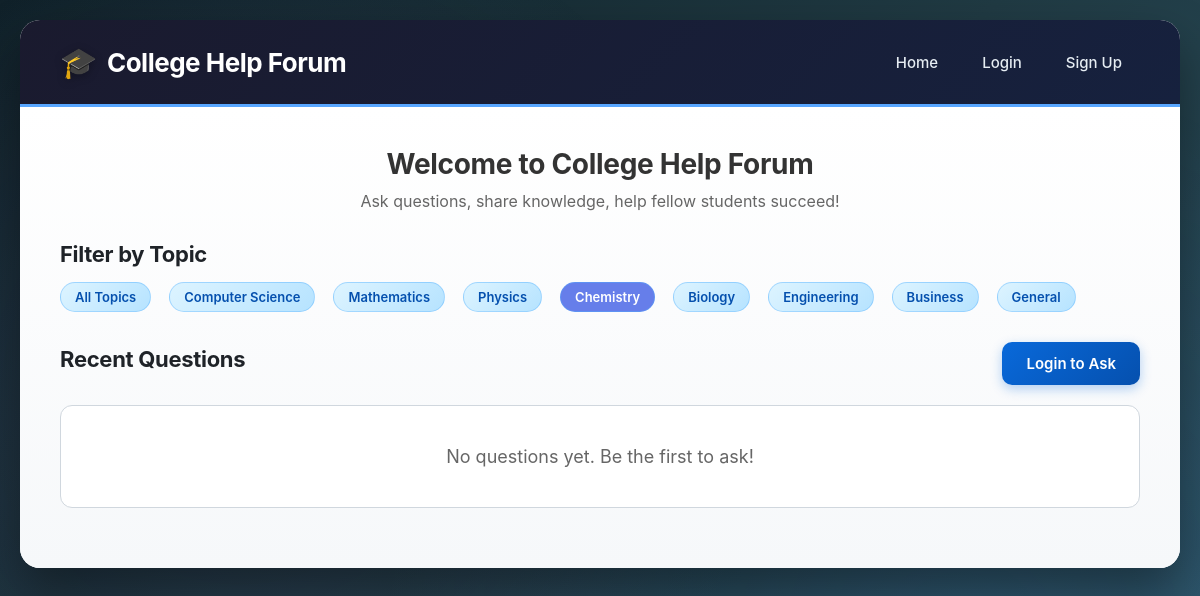
Screenshot of /?topic=4 with the database file from the repository.
### app.py (models this page shows)
class Topic(db.Model):
    id = db.Column(db.Integer, primary_key=True)
    name = db.Column(db.String(50), unique=True, nullable=False)
    description = db.Column(db.String(200))
    questions = db.relationship('Question', backref='topic', lazy=True)

### app.py (the view)
@app.route('/')
def index():
    topics = Topic.query.all()
    topic_filter = request.args.get('topic')
    if topic_filter:
        questions = Question.query.filter_by(topic_id=topic_filter).order_by(Question.created_at.desc()).all()
    else:
        questions = Question.query.order_by(Question.created_at.desc()).all()
    return render_template('index.html', questions=questions, topics=topics, current_topic=topic_filter)

### templates/index.html
{% extends "base.html" %}
{% block content %}
<div style="text-align: center; margin-bottom: 30px;">
    <h2 style="color: #333; margin-bottom: 10px;">Welcome to College Help Forum</h2>
    <p style="color: #666;">Ask questions, share knowledge, help fellow students succeed!</p>
</div>
<div style="margin-bottom: 30px;">
    <h3 style="margin-bottom: 15px;">Filter by Topic</h3>
    <div style="display: flex; flex-wrap: wrap; gap: 10px;">
        <a href="{{ url_for('index') }}" class="topic-badge" style="text-decoration: none; {% if not current_topic %}background: #667eea; color: white;{% endif %}">
            All Topics
        </a>
        {% for topic in topics %}
            <a href="{{ url_for('index', topic=topic.id) }}" class="topic-badge" style="text-decoration: none; {% if current_topic == topic.id|string %}background: #667eea; color: white;{% endif %}">
                {{ topic.name }}
            </a>
        {% endfor %}
    </div>
</div>
<div style="display: flex; justify-content: space-between; align-items: center; margin-bottom: 20px;">
    <h3>Recent Questions</h3>
    {% if session.user_id %}
        <a href="{{ url_for('ask_question') }}" class="btn">+ Ask a Question</a>
    {% else %}
        <a href="{{ url_for('login') }}" class="btn">Login to Ask</a>
    {% endif %}
</div>
{% if questions %}
    {% for question in questions %}
        <div class="card">
            <h3 style="margin-bottom: 10px;">
                <a href="{{ url_for('view_question', question_id=question.id) }}" style="color: #333; text-decoration: none;">
                    {{ question.title }}
                </a>
            </h3>
            <span class="topic-badge">{{ question.topic.name }}</span>
            <p style="color: #666; margin: 15px 0;">{{ question.content[:200] }}{% if question.content|length > 200 %}...{% endif %}</p>
            <div class="user-info">
                Posted by <a href="{{ url_for('profile', username=question.author.username) }}" style="color: #667eea;">{{ question.author.username }}</a>
                • {{ question.created_at.strftime('%b %d, %Y') }}
                • {{ question.answers|length }} answer{% if question.answers|length != 1 %}s{% endif %}
            </div>
        </div>
    {% endfor %}
{% else %}
    <div class="card" style="text-align: center; padding: 40px;">
        <p style="color: #666; font-size: 18px;">No questions yet. Be the first to ask!</p>
    </div>
{% endif %}
{% endblock %}

### templates/base.html (style rules this page uses)
* { margin: 0; padding: 0; box-sizing: border-box; }
body { font-family: 'Inter', -apple-system, BlinkMacSystemFont, 'Segoe UI', Roboto, sans-serif; background: linear-gradient(135deg, #0f2027 0%, #203a43 50%, #2c5364 100%); min-height: 100vh; padding: 20px; position: relative; }
body::before { content: ''; position: fixed; top: 0; left: 0; width: 100%; height: 100%; background-image: radial-gradient(circle at 20% 50%, rgba(120, 119, 198, 0.15) 0%, transparent 50%), radial-gradient(circle at 80% 80%, rgba(88, 166, 255, 0.15) 0%, transparent 50%); pointer-events: none; z-index: 0; }
.btn { display: inline-block; padding: 12px 24px; background: linear-gradient(135deg, #0969da 0%, #0550ae 100%); color: white; text-decoration: none; border-radius: 10px; border: none; cursor: pointer; font-size: 15px; font-weight: 600; transition: all 0.3s ease; box-shadow: 0 4px 12px rgba(9, 105, 218, 0.3); }
.card { background: white; border: 1px solid #d0d7de; border-radius: 12px; padding: 24px; margin-bottom: 20px; transition: all 0.3s ease; position: relative; }
.card::before { content: ''; position: absolute; top: 0; left: 0; width: 4px; height: 0; background: linear-gradient(180deg, #0969da 0%, #58a6ff 100%); border-radius: 12px 0 0 12px; transition: height 0.3s ease; }
.topic-badge { display: inline-block; background: linear-gradient(135deg, #ddf4ff 0%, #b6e3ff 100%); color: #0550ae; padding: 6px 14px; border-radius: 20px; font-size: 13px; margin-right: 8px; font-weight: 600; border: 1px solid #54aeff66; transition: all 0.2s ease; }
h2, h3, h4 { color: #1f2328; font-weight: 700; letter-spacing: -0.3px; }
h2 { font-size: 28px; margin-bottom: 12px; }
h3 { font-size: 22px; margin-bottom: 10px; }

### rows the page displays
Topic: name "Computer Science"
Topic: name "Mathematics"
Topic: name "Physics"
Topic: name "Chemistry"
Topic: name "Biology"
Topic: name "Engineering"
Topic: name "Business"
Topic: name "General"
